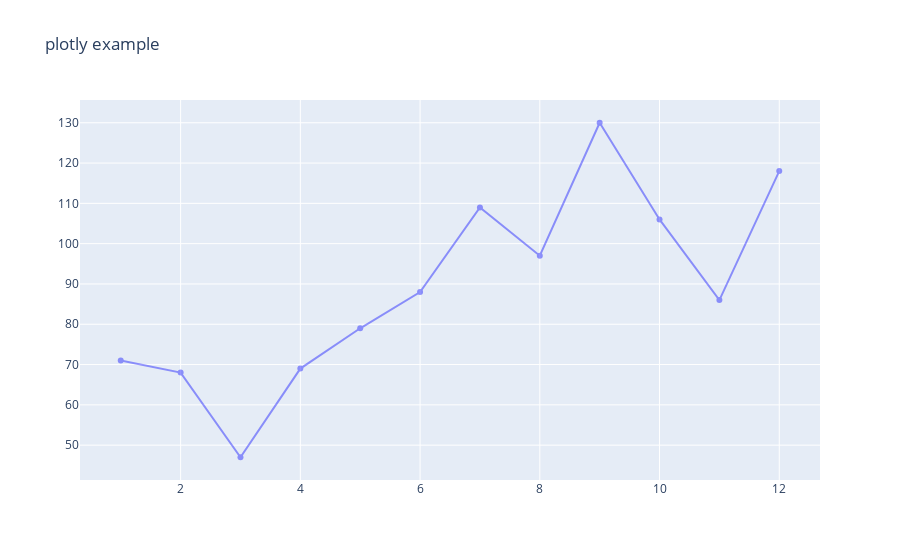

Here is the notebook cell this chart was saved with:
### Code cell
trace1 = go.Scatter(x=month_freq_df.index,
                    y=month_freq_df.date,
                    name = "E-Scooter Accidents in 2020",
                    line = dict(color = 'blue'),
                    opacity = 0.4)

layout = dict(title='plotly example',)

fig = dict(data=[trace1], layout=layout)
iplot(fig)

### Figure 1 — Plotly figure (JSON) as saved in the notebook; plotly's stock layout.template omitted (floating-point values rounded to 4 significant figures)
{"data": [{"line": {"color": "blue"}, "name": "E-Scooter Accidents in 2020", "opacity": 0.4, "type": "scatter", "x": [1, 2, 3, 4, 5, 6, 7, 8, 9, 10, 11, 12], "y": [71, 68, 47, 69, 79, 88, 109, 97, 130, 106, 86, 118]}], "layout": {"title": {"text": "plotly example"}}}
